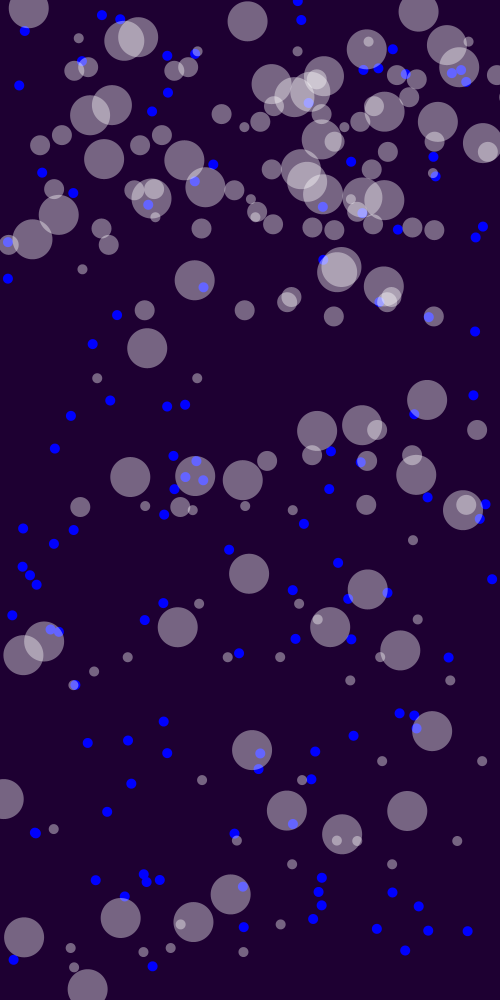
Frame 1 (no input)
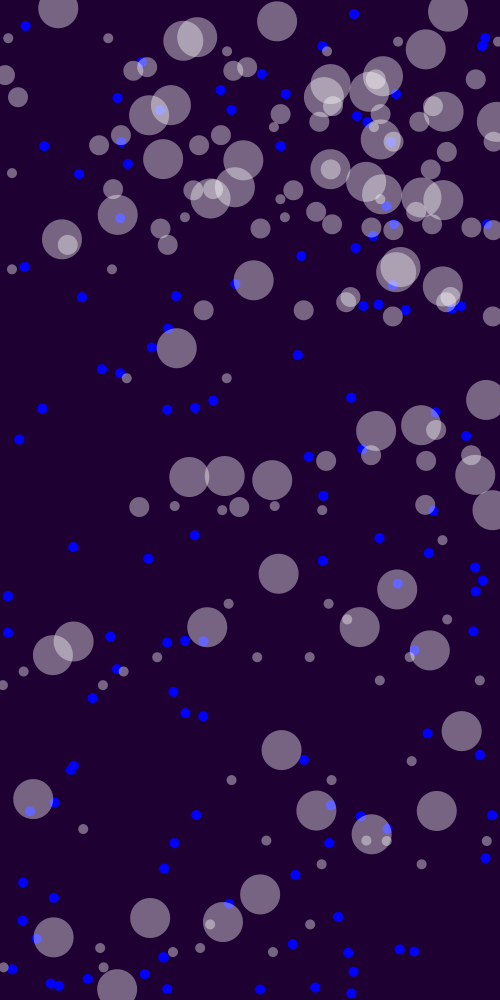
Frame 60 (the mouse pressed at the canvas centre just before this capture)
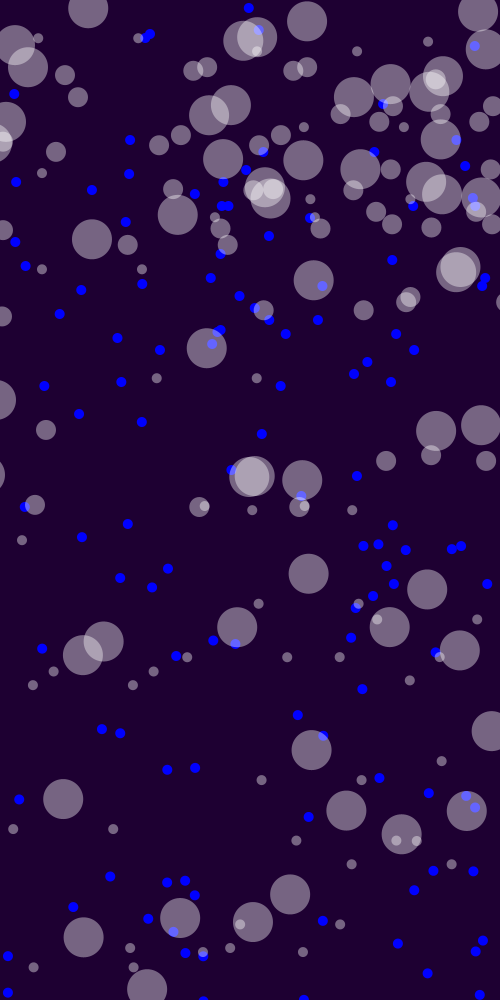
Frame 120 (the mouse held since frame 60 and released just before this capture)

The Processing sketch that drew these frames (run headless with seeded random() and noise(); from frame 60 on, the mouse is pressed at the canvas centre):

// Processing sketch: Week_3_Quiz
// ── Week_3_Quiz.pde
int numDrops = 60;
int numClouds = 30;

ArrayList<rainDrops> drops = new ArrayList<rainDrops>();
ArrayList<Clouds> clouds = new ArrayList<Clouds>();

void setup()
{ 
  size(500, 1000);
  
  //for(int i = 0; i < width; i++)
  //{
  //  for(int j = 0; j < height; j++)
  //  {
  //    float r = map(i, 0, width, 0, 255);
  //    float g = map(i, 0, height, 0, 255);
  //    fill(r, g, 10);
  //  }
  //}
    
  for(int i = 0; i < numDrops; i++)
  {
    drops.add(new rainDrops(random(0, width), random(0, height), 10, 4));
    drops.add(new rainDrops(random(0, width), random(0, height), 10, 6));
  }
  
  for(int i = 0; i < numClouds; i++)
  {
    clouds.add(new Clouds(random(0, width), random(0, height/2), 20, 1));
    clouds.add(new Clouds(random(0, width), random(0, height), 10, 0.5));
  }
}

void draw()
{ 
  background(30, 0, 50);
  
  for(rainDrops d : drops)
  {
    d.display();
    d.fall();
  }
  
  for(Clouds c : clouds)
  {
    c.display();
    c.move();
  }
}

// ── Clouds.pde
class Clouds
{
  float x;
  float y;
  int s;
  float sp;
  
  Clouds(float x0, float y0, int s0, float sp0)
  {
    x = x0;
    y = y0;
    s = s0;
    sp = sp0;
  }
  
  void display()
  {
    fill(255, 100);
    ellipse(x, y, 40, 40);
    ellipse(x + 50, y + 30, s, s);
    ellipse(x - 50, y + 30, s, s);
  }
  
  void move()
  {
    x += sp;
    
    if(x > width)
    {
      x = -50;
    }
  }
  
}

// ── Raindrops.pde
class rainDrops
{
  float x;
  float y;
  int s;
  int sp;
  
  rainDrops(float x0, float y0, int s0, int sp0)
  {
    x = x0;
    y = y0;
    s = s0;
    sp = sp0;
  }
  
  void display()
  {
    noStroke();
    fill(0, 0, 255);
    ellipse(x, y, s, s);
  }
  
  void fall()
  {
    y += sp;
    if(y > height + s)
    {
      y = -s;
      x = random(s, width - s);
    }
  }
}
